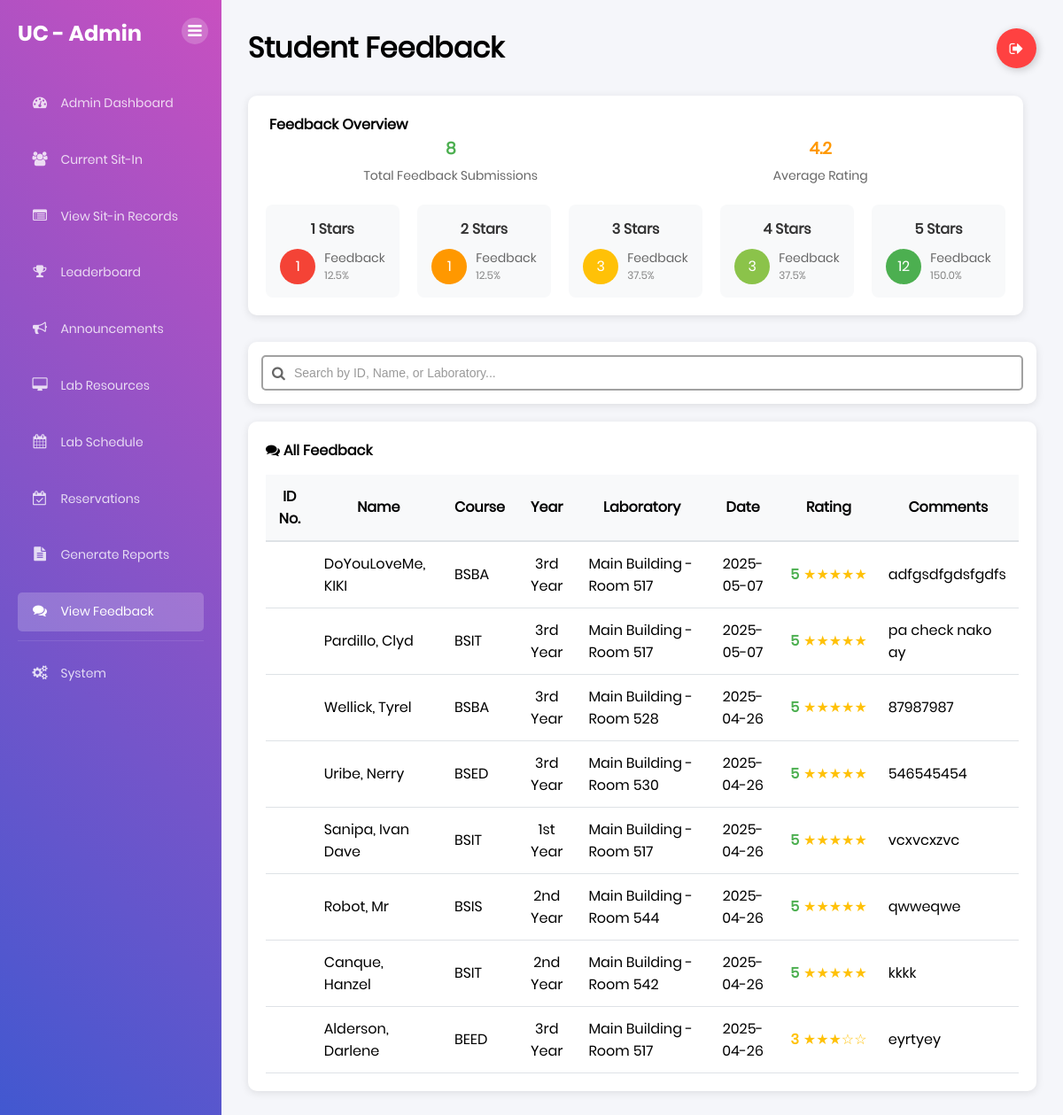
Screenshot of /admin/feedback (signed in) with the database file from the repository.
### tables this page shows
CREATE TABLE session_feedback (
    feedback_id INTEGER PRIMARY KEY,
    session_id INTEGER NOT NULL,
    student_id TEXT NOT NULL,
    rating INTEGER CHECK (rating BETWEEN 1 AND 5),
    comments TEXT,
    submitted_at TIMESTAMP DEFAULT CURRENT_TIMESTAMP,
    FOREIGN KEY (session_id) REFERENCES lab_sessions(session_id),
    FOREIGN KEY (student_id) REFERENCES students(idno),
    UNIQUE(session_id, student_id)
);

CREATE TABLE "students" (idno TEXT PRIMARY KEY, lastname TEXT NOT NULL, firstname TEXT NOT NULL, midname TEXT, course TEXT NOT NULL, year_level TEXT NOT NULL, email_address TEXT NOT NULL, image_path TEXT, free_sessions_used INTEGER DEFAULT 0);

CREATE TABLE laboratories (
    lab_id INTEGER PRIMARY KEY,
    room_number TEXT NOT NULL UNIQUE,
    building TEXT,
    capacity INTEGER NOT NULL,
    description TEXT,
    equipment TEXT,
    status TEXT DEFAULT 'Available' CHECK (status IN ('Available', 'Maintenance', 'Reserved', 'Closed')),
    created_at TIMESTAMP DEFAULT CURRENT_TIMESTAMP,
    updated_at TIMESTAMP DEFAULT CURRENT_TIMESTAMP
);

### app.py (the view)
@app.route('/admin/feedback')
def admin_feedback():
    if 'user' not in session or session.get('is_admin') != True:
        flash("Please log in as an administrator.", "warning")
        return redirect(url_for('home'))
    conn = get_db_connection()
    feedback = conn.execute("""
        SELECT sf.*, s.firstname, s.lastname, s.course, s.year_level,
               l.building, l.room_number, ls.check_in_time,
               DATE(ls.check_in_time) as date
        FROM session_feedback sf
        JOIN students s ON sf.student_id = s.idno
        JOIN lab_sessions ls ON sf.session_id = ls.session_id
        JOIN laboratories l ON ls.lab_id = l.lab_id
        ORDER BY ls.check_in_time DESC
    """).fetchall()
    total_feedback = len(feedback)
    if total_feedback > 0:
        avg_rating = conn.execute("""
            SELECT AVG(rating) as avg_rating FROM session_feedback
        """).fetchone()['avg_rating']
    else:
        avg_rating = 0
    rating_distribution = []
    for rating in range(1, 6):
        count = conn.execute("""
            SELECT COUNT(*) as count FROM session_feedback
            WHERE rating = ?
        """, (rating,)).fetchone()['count']
        rating_distribution.append({'rating': rating, 'count': count})
    conn.close()
    return render_template(
        'admin_feedback.html',
        feedback=feedback,
        total_feedback=total_feedback,
        avg_rating=avg_rating,
        rating_distribution=rating_distribution
    )

### app.py (called while the page is built)
def get_db_connection():
    conn = sqlite3.connect("users.db")
    conn.row_factory = sqlite3.Row
    return conn

@app.after_request
def add_header(response):
    response.headers["Cache-Control"] = "no-cache, no-store, must-revalidate"
    response.headers["Pragma"] = "no-cache"
    response.headers["Expires"] = "0"
    return response

### templates/admin_feedback.html (shortened to what this page needs)
{% extends 'base.html' %} {% block content %}
<div class="dashboard-container">
  <div class="sidebar">
    <div class="sidebar-header">
      <h2>UC - Admin</h2>
      <button class="sidebar-inner-toggle" title="Toggle Sidebar">
        <i class="fa fa-bars"></i>
      </button>
    </div>
    <div class="sidebar-menu">
      <ul>
        <li>
          <a href="{{ url_for('admin_dashboard') }}"
            ><i class="fa fa-dashboard"></i> Admin Dashboard</a
          >
        </li>
        <li>
          <a href="{{ url_for('admin_current_sit_in') }}"
            ><i class="fa fa-users"></i> Current Sit-In</a
          >
        </li>
        <li>
          <a href="{{ url_for('admin_sit_in_records') }}"
            ><i class="fa fa-list-alt"></i> View Sit-in Records</a
          >
        </li>
        <li>
          <a href="{{ url_for('admin_leaderboard') }}"
            ><i class="fa fa-trophy"></i> Leaderboard</a
          >
        </li>
        <li>
          <a href="{{ url_for('admin_announcements') }}"
            ><i class="fa fa-bullhorn"></i> Announcements</a
          >
        </li>
        <li>
          <a href="{{ url_for('admin_lab_resources') }}"
            ><i class="fa fa-desktop"></i> Lab Resources</a
          >
        </li>
        <li>
          <a href="{{ url_for('admin_lab_schedule') }}"
            ><i class="fa fa-calendar"></i> Lab Schedule</a
          >
        </li>
        <li>
          <a href="{{ url_for('admin_reservations') }}">
            <i class="fa fa-calendar-check-o"></i> Reservations
          </a>
        </li>
        <li>
          <a href="{{ url_for('admin_reports') }}"
            ><i class="fa fa-file-text"></i> Generate Reports</a
          >
        </li>
        <li>
          <a href="{{ url_for('admin_feedback') }}" class="active"
            ><i class="fa fa-comments"></i> View Feedback</a
          >
        </li>
        <li style="margin-top: auto; border-top: 1px solid rgba(255,255,255,0.1); padding-top: 15px;">
          <a href="{{ url_for('admin_system_management') }}"
            ><i class="fa fa-cogs"></i> System</a
          >
        </li>
      </ul>
    </div>
  </div>
  <div class="main-content">
    <div class="header">
      <h1>Student Feedback</h1>
      <a class="Btn" href="{{ url_for('logout') }}">
        <div class="sign">
          <i class="fa fa-sign-out" aria-hidden="true"></i>
        </div>
      </a>
    </div>
    <div class="content-row" style="margin-bottom: 30px">
      <div class="schedule-card" style="flex: 1; margin-right: 15px">
        <h4>
           Feedback Overview
        </h4>
        <div
          style="
            display: flex;
            justify-content: space-between;
            align-items: center;
            margin-bottom: 20px;
          "
        >
          <div style="text-align: center; flex: 1">
            <h3 style="color: #4caf50; margin: 0">{{ total_feedback }}</h3>
            <p style="margin: 5px 0 0 0">Total Feedback Submissions</p>
          </div>
          <div style="text-align: center; flex: 1">
            <h3 style="color: #ff9800; margin: 0">
              {{ "%.1f"|format(avg_rating if avg_rating else 0) }}
            </h3>
            <p style="margin: 5px 0 0 0">Average Rating</p>
          </div>
        </div>
        <div
          style="
            display: grid;
            grid-template-columns: repeat(auto-fit, minmax(150px, 1fr));
            gap: 20px;
          "
        >
          {% for rating in rating_distribution %}
          <div
            style="
              background: #f8f9fa;
              padding: 15px;
              border-radius: 8px;
              text-align: center;
            "
          >
            <h4 style="margin: 0 0 10px 0; color: #333">{{ rating.rating }} Stars</h4>
            <div
              style="
                display: flex;
                justify-content: center;
                align-items: center;
              "
            >
              <div style="width: 40px; height: 40px; background-color: {% if rating.rating == 5 %}#4caf50{% elif rating.rating == 4 %}#8bc34a{% elif rating.rating == 3 %}#ffc107{% elif rating.rating == 2 %}#ff9800{% else %}#f44336{% endif %}; color: white; border-radius: 50%; display: flex; align-items: center; justify-content: center; margin-right: 10px;">
                {{ rating.count }}
              </div>
              <div style="text-align: left">
                <div style="font-size: 14px; color: #666">Feedback</div>
                <div style="font-size: 12px; color: #888">
                  {{ "%.1f"|format(rating.count / total_feedback * 100) if total_feedback > 0 else 0 }}%
                </div>
              </div>
            </div>
          </div>
          {% endfor %}
        </div>
      </div>
    </div>
    <div class="content-row" style="margin-bottom: 20px">
      <div class="schedule-card" style="width: 100%; padding: 15px">
        <div style="position: relative">
          <input
            type="text"
            id="feedbackSearch"
            placeholder="Search by ID, Name, or Laboratory..."
            style="
              width: 100%;
              padding: 10px 15px;
              padding-left: 35px;
              border: 2px solid #a1a1a1;
              border-radius: 5px;
              font-size: 14px;
              outline: none;
              transition: border-color 0.3s;
            "
            onkeyup="handleSearchInput(event)"
          />
          <i
            class="fa fa-search"
            style="
              position: absolute;
              left: 12px;
              top: 50%;
              transform: translateY(-50%);
              color: #666;
            "
          ></i>
        </div>
      </div>
    </div>
    <div class="content-row">
      <div class="schedule-card" style="width: 100%">
        <div
          style="
            display: flex;
            justify-content: space-between;
            align-items: center;
            margin-bottom: 15px;
          "
        >
          <h4>
            <i class="fa fa-comments" aria-hidden="true"></i> All Feedback
          </h4>
        </div>
        {% if feedback %}
        <div style="overflow-x: auto">
          <table id="feedbackTable" style="width: 100%; border-collapse: collapse">
            <thead>
              <tr style="background-color: #f8f9fa">
                <th style="padding: 12px; border-bottom: 2px solid #dee2e6">
                  ID No.
                </th>
                <th style="padding: 12px; border-bottom: 2px solid #dee2e6">
                  Name
                </th>
                <th style="padding: 12px; border-bottom: 2px solid #dee2e6">
                  Course
                </th>
                <th style="padding: 12px; border-bottom: 2px solid #dee2e6">
                  Year
                </th>
                <th style="padding: 12px; border-bottom: 2px solid #dee2e6">
                  Laboratory
                </th>
                <th style="padding: 12px; border-bottom: 2px solid #dee2e6">
                  Date
                </th>
                <th style="padding: 12px; border-bottom: 2px solid #dee2e6">
                  Rating
                </th>
                <th style="padding: 12px; border-bottom: 2px solid #dee2e6">
                  Comments
                </th>
              </tr>
            </thead>
            <tbody>
              {% for item in feedback %}
              <tr>
                <td style="padding: 12px; border-bottom: 1px solid #dee2e6">
                </td>
                <td style="padding: 12px; border-bottom: 1px solid #dee2e6">
                  {{ item.lastname }}, {{ item.firstname }}{% if item.midname %} {{ item.midname }}{% endif %}
                </td>
                <td style="padding: 12px; border-bottom: 1px solid #dee2e6">
                  {{ item.course }}
                </td>
                <td
                  style="
                    padding: 12px;
                    border-bottom: 1px solid #dee2e6;
                    text-align: center;
                  "
                >
                  {{ item.year_level }}
                </td>
                <td style="padding: 12px; border-bottom: 1px solid #dee2e6">
                  {{ item.building }} - Room {{ item.room_number }}
                </td>
                <td
                  style="
                    padding: 12px;
                    border-bottom: 1px solid #dee2e6;
                    text-align: center;
                  "
                >
                  {{ item.date }}
                </td>
                <td
                  style="
                    padding: 12px;
                    border-bottom: 1px solid #dee2e6;
                    text-align: center;
                  "
                >
                  <div
                    style="
                      display: flex;
                      align-items: center;
                      justify-content: center;
                    "
                  >
                    <span style="color: {% if item.rating >= 4 %}#4caf50{% elif item.rating == 3 %}#ffc107{% else %}#f44336{% endif %}; font-weight: bold; margin-right: 5px;">
                      {{ item.rating }}
                    </span>
                    <span style="color: #ffc107">
                      {{ "★" * item.rating }}{{ "☆" * (5 - item.rating) }}
                    </span>
                  </div>
                </td>
                <td style="padding: 12px; border-bottom: 1px solid #dee2e6">
                  {{ item.comments }}
                </td>
              </tr>
              {% endfor %}
            </tbody>
          </table>
        </div>
        {% else %}
        <div style="text-align: center; padding: 30px">
          <p style="color: #666">No feedback found.</p>
        </div>
        {% endif %}
      </div>
    </div>
  </div>
</div>
{% endblock %}

### static/css/main.css (style rules this page uses)
* { margin: 0px; padding: 0px; box-sizing: border-box; }
body, html { height: 100%; font-family: Poppins-Regular, sans-serif; }
a { font-family: Poppins-Regular; font-size: 14px; line-height: 1.7; color: #666666; margin: 0px; transition: all 0.4s; -webkit-transition: all 0.4s; -o-transition: all 0.4s; -moz-transition: all 0.4s; }
h1,h2,h3,h4,h5,h6 { margin: 0px; }
p { font-family: Poppins-Regular; font-size: 14px; line-height: 1.7; color: #666666; margin: 0px; }
ul, li { margin: 0px; list-style-type: none; }
input { outline: none; border: none; }
button { outline: none !important; border: none; background: transparent; }
.dashboard-container { display: flex; min-height: 100vh; background: #f5f6fa; }
.sidebar { width: 250px; background: linear-gradient(-135deg, #c850c0, #4158d0); color: white; padding: 20px; position: fixed; height: 100%; }
.sidebar-header h2 { font-family: 'Poppins-Bold'; margin-bottom: 30px; }
.sidebar-menu ul { list-style: none; padding: 0; margin: 0; display: flex; flex-direction: column; height: calc(100vh - 100px); }
.sidebar-menu li { margin: 10px 0; }
.sidebar-menu a { color: rgba(255,255,255,0.8); text-decoration: none; padding: 10px 15px; display: block; border-radius: 5px; transition: all 0.3s ease; }
.sidebar-menu a.active { color: white; background-color: rgba(255,255,255,0.2); }
.main-content { margin-left: 250px; flex: 1; padding: 30px; }
.header { display: flex; justify-content: space-between; align-items: center; margin-bottom: 30px; }
.content-row { display: grid; grid-template-columns: repeat(auto-fit, minmax(300px, 1fr)); gap: 20px; }
.schedule-card, .clients-card { background: white; padding: 20px; border-radius: 10px; box-shadow: 0 2px 10px rgba(0,0,0,0.1); }
.Btn { display: flex; align-items: center; justify-content: flex-start; width: 45px; height: 45px; border: none; border-radius: 50%; cursor: pointer; position: relative; overflow: hidden; transition-duration: 0.3s; box-shadow: 2px 2px 10px rgba(0, 0, 0, 0.199); background-color: rgb(255, 65, 65); text-decoration: none; }
.sign { width: 100%; transition-duration: 0.3s; display: flex; align-items: center; justify-content: center; }
.sign i { color: white; font-size: 17px; }
.sidebar-inner-toggle { position: absolute; top: 20px; right: 15px; background: rgba(255,255,255,0.2); border: none; width: 30px; height: 30px; border-radius: 50%; color: white; cursor: pointer; display: flex; align-items: center; justify-content: center; transition: all 0.3s ease; }
.sidebar-inner-toggle i { font-size: 18px; }
.sidebar-menu a i { margin-right: 10px; width: 20px; text-align: center; font-size: 16px; }
.sidebar { transition: width 0.3s ease; }
.main-content { transition: margin-left 0.3s ease; }

### rows the page displays
session_feedback: lastname "DoYouLoveMe", firstname "KIKI", course "BSBA", year_level "3rd Year", building "Main Building", room_number "517", date "2025-05-07", rating "5", rating "★★★★★", comments "adfgsdfgdsfgdfs"
session_feedback: lastname "Pardillo", firstname "Clyd", course "BSIT", year_level "3rd Year", building "Main Building", room_number "517", date "2025-05-07", rating "5", rating "★★★★★", comments "pa check nako ay"
session_feedback: lastname "Wellick", firstname "Tyrel", course "BSBA", year_level "3rd Year", building "Main Building", room_number "528", date "2025-04-26", rating "5", rating "★★★★★", comments "87987987"
session_feedback: lastname "Uribe", firstname "Nerry", course "BSED", year_level "3rd Year", building "Main Building", room_number "530", date "2025-04-26", rating "5", rating "★★★★★", comments "546545454"
session_feedback: lastname "Sanipa", firstname "Ivan Dave", course "BSIT", year_level "1st Year", building "Main Building", room_number "517", date "2025-04-26", rating "5", rating "★★★★★", comments "vcxvcxzvc"
session_feedback: lastname "Robot", firstname "Mr", course "BSIS", year_level "2nd Year", building "Main Building", room_number "544", date "2025-04-26", rating "5", rating "★★★★★", comments "qwweqwe"
session_feedback: lastname "Canque", firstname "Hanzel", course "BSIT", year_level "2nd Year", building "Main Building", room_number "542", date "2025-04-26", rating "5", rating "★★★★★", comments "kkkk"
session_feedback: lastname "Alderson", firstname "Darlene", course "BEED", year_level "3rd Year", building "Main Building", room_number "517", date "2025-04-26", rating "3", rating "★★★", rating "☆☆", comments "eyrtyey"

### other values shown
{{ total_feedback }} "8"
{{ "%.1f"|format(avg_rating if avg_rating else 0) }} "4.2"
{{ rating.rating }} "1" "2" "3" "4" "5"
{{ rating.count }} "1" "1" "3" "3" "12"
